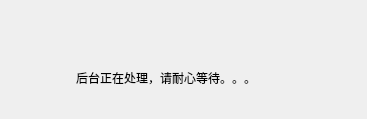
<?xml version="1.0" encoding="UTF-8"?>
<ui version="4.0">
 <class>Form</class>
 <widget class="QWidget" name="Form">
  <property name="geometry">
   <rect>
    <x>0</x>
    <y>0</y>
    <width>367</width>
    <height>119</height>
   </rect>
  </property>
  <property name="windowTitle">
   <string>注意</string>
  </property>
  <widget class="QLabel" name="gif_label">
   <property name="geometry">
    <rect>
     <x>80</x>
     <y>30</y>
     <width>214</width>
     <height>15</height>
    </rect>
   </property>
   <property name="text">
    <string/>
   </property>
  </widget>
  <widget class="QLabel" name="tips_label">
   <property name="geometry">
    <rect>
     <x>76</x>
     <y>70</y>
     <width>221</width>
     <height>16</height>
    </rect>
   </property>
   <property name="text">
    <string>后台正在处理，请耐心等待。。。</string>
   </property>
  </widget>
 </widget>
 <resources/>
 <connections/>
</ui>
